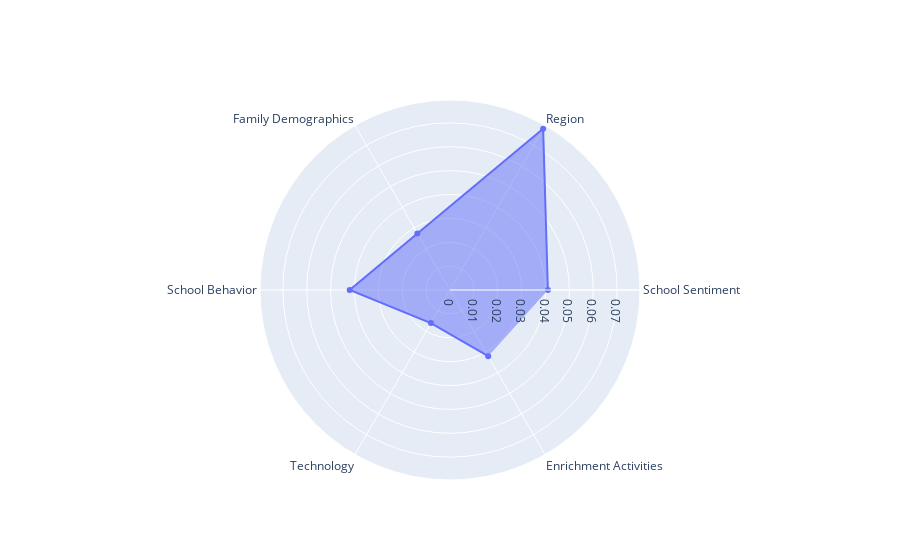

This figure's notebook cell:
### Code cell
fig = go.Figure(data=go.Scatterpolar(
  r = [ 0.041, 0.078,0.027333, 0.042, 0.016, 0.032],
theta=['School Sentiment','Region','Family Demographics','School Behavior','Technology', 'Enrichment Activities'], 
  fill='toself'
))

fig.update_layout(
  polar=dict(
    radialaxis=dict(
      visible=True
    ),
  ),
  showlegend=False
)

fig.show()

### Figure 1 — Plotly figure (JSON) as saved in the notebook; plotly's stock layout.template omitted (floating-point values rounded to 4 significant figures)
{"data": [{"fill": "toself", "r": [0.041, 0.078, 0.02733, 0.042, 0.016, 0.032], "theta": ["School Sentiment", "Region", "Family Demographics", "School Behavior", "Technology", "Enrichment Activities"], "type": "scatterpolar"}], "layout": {"polar": {"radialaxis": {"visible": true}}, "showlegend": false}}
